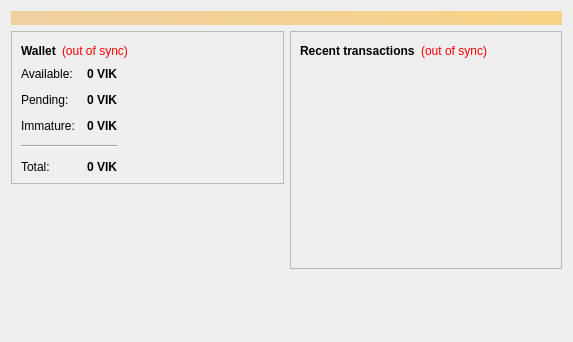
<?xml version="1.0" encoding="UTF-8"?>
<ui version="4.0">
 <class>OverviewPage</class>
 <widget class="QWidget" name="OverviewPage">
  <property name="geometry">
   <rect>
    <x>0</x>
    <y>0</y>
    <width>573</width>
    <height>342</height>
   </rect>
  </property>
  <property name="windowTitle">
   <string>Form</string>
  </property>
  <layout class="QVBoxLayout" name="topLayout">
   <item>
    <widget class="QLabel" name="labelAlerts">
     <property name="visible">
      <bool>false</bool>
     </property>
     <property name="styleSheet">
      <string notr="true">background-color: qlineargradient(x1: 0, y1: 0, x2: 1, y2: 0, stop:0 #F0D0A0, stop:1 #F8D488); color:#000000;</string>
     </property>
     <property name="wordWrap">
      <bool>true</bool>
     </property>
     <property name="margin">
      <number>3</number>
     </property>
    </widget>
   </item>
   <item>
    <layout class="QHBoxLayout" name="horizontalLayout" stretch="1,1">
     <item>
      <layout class="QVBoxLayout" name="verticalLayout_2">
       <item>
        <widget class="QFrame" name="frame">
         <property name="frameShape">
          <enum>QFrame::StyledPanel</enum>
         </property>
         <property name="frameShadow">
          <enum>QFrame::Raised</enum>
         </property>
         <layout class="QVBoxLayout" name="verticalLayout_4">
          <item>
           <layout class="QHBoxLayout" name="horizontalLayout_4">
            <item>
             <widget class="QLabel" name="label_5">
              <property name="font">
               <font>
                <weight>75</weight>
                <bold>true</bold>
               </font>
              </property>
              <property name="text">
               <string>Wallet</string>
              </property>
             </widget>
            </item>
            <item>
             <widget class="QLabel" name="labelWalletStatus">
              <property name="toolTip">
               <string>The displayed information may be out of date. Your wallet automatically synchronizes with the Vikingcoin network after a connection is established, but this process has not completed yet.</string>
              </property>
              <property name="styleSheet">
               <string notr="true">QLabel { color: red; }</string>
              </property>
              <property name="text">
               <string notr="true">(out of sync)</string>
              </property>
              <property name="alignment">
               <set>Qt::AlignLeading|Qt::AlignLeft|Qt::AlignVCenter</set>
              </property>
             </widget>
            </item>
            <item>
             <spacer name="horizontalSpacer_2">
              <property name="orientation">
               <enum>Qt::Horizontal</enum>
              </property>
              <property name="sizeHint" stdset="0">
               <size>
                <width>40</width>
                <height>20</height>
               </size>
              </property>
             </spacer>
            </item>
           </layout>
          </item>
          <item>
          <layout class="QHBoxLayout" name="horizontalLayout_3">
           <item>
           <layout class="QFormLayout" name="formLayout_2">
            <property name="fieldGrowthPolicy">
             <enum>QFormLayout::AllNonFixedFieldsGrow</enum>
            </property>
            <property name="horizontalSpacing">
             <number>12</number>
            </property>
            <property name="verticalSpacing">
             <number>12</number>
            </property>
            <item row="0" column="0">
             <widget class="QLabel" name="label">
              <property name="text">
               <string>Available:</string>
              </property>
             </widget>
            </item>
            <item row="0" column="1">
             <widget class="QLabel" name="labelBalance">
              <property name="font">
               <font>
                <weight>75</weight>
                <bold>true</bold>
               </font>
              </property>
              <property name="cursor">
               <cursorShape>IBeamCursor</cursorShape>
              </property>
              <property name="toolTip">
               <string>Your current spendable balance</string>
              </property>
              <property name="text">
               <string notr="true">0 VIK</string>
              </property>
              <property name="alignment">
               <set>Qt::AlignRight|Qt::AlignTrailing|Qt::AlignVCenter</set>
              </property>
              <property name="textInteractionFlags">
               <set>Qt::LinksAccessibleByMouse|Qt::TextSelectableByKeyboard|Qt::TextSelectableByMouse</set>
              </property>
             </widget>
            </item>
            <item row="1" column="0">
             <widget class="QLabel" name="label_3">
              <property name="text">
               <string>Pending:</string>
              </property>
             </widget>
            </item>
            <item row="1" column="1">
             <widget class="QLabel" name="labelUnconfirmed">
              <property name="font">
               <font>
                <weight>75</weight>
                <bold>true</bold>
               </font>
              </property>
              <property name="cursor">
               <cursorShape>IBeamCursor</cursorShape>
              </property>
              <property name="toolTip">
               <string>Total of transactions that have yet to be confirmed, and do not yet count toward the spendable balance</string>
              </property>
              <property name="text">
               <string notr="true">0 VIK</string>
              </property>
              <property name="alignment">
               <set>Qt::AlignRight|Qt::AlignTrailing|Qt::AlignVCenter</set>
              </property>
              <property name="textInteractionFlags">
               <set>Qt::LinksAccessibleByMouse|Qt::TextSelectableByKeyboard|Qt::TextSelectableByMouse</set>
              </property>
             </widget>
            </item>
            <item row="2" column="0">
             <widget class="QLabel" name="labelImmatureText">
              <property name="text">
               <string>Immature:</string>
              </property>
             </widget>
            </item>
            <item row="2" column="1">
             <widget class="QLabel" name="labelImmature">
              <property name="font">
               <font>
                <weight>75</weight>
                <bold>true</bold>
               </font>
              </property>
              <property name="toolTip">
               <string>Mined balance that has not yet matured</string>
              </property>
              <property name="text">
               <string notr="true">0 VIK</string>
              </property>
              <property name="alignment">
               <set>Qt::AlignRight|Qt::AlignTrailing|Qt::AlignVCenter</set>
              </property>
              <property name="textInteractionFlags">
               <set>Qt::LinksAccessibleByMouse|Qt::TextSelectableByKeyboard|Qt::TextSelectableByMouse</set>
              </property>
             </widget>
            </item>
            <item row="4" column="0">
             <widget class="QLabel" name="labelTotalText">
              <property name="text">
               <string>Total:</string>
              </property>
             </widget>
            </item>
            <item row="4" column="1">
             <widget class="QLabel" name="labelTotal">
              <property name="font">
               <font>
                <weight>75</weight>
                <bold>true</bold>
               </font>
              </property>
              <property name="cursor">
               <cursorShape>IBeamCursor</cursorShape>
              </property>
              <property name="toolTip">
               <string>Your current total balance</string>
              </property>
              <property name="text">
               <string notr="true">0 VIK</string>
              </property>
              <property name="alignment">
               <set>Qt::AlignRight|Qt::AlignTrailing|Qt::AlignVCenter</set>
              </property>
              <property name="textInteractionFlags">
               <set>Qt::LinksAccessibleByMouse|Qt::TextSelectableByKeyboard|Qt::TextSelectableByMouse</set>
              </property>
             </widget>
            </item>
            <item row="3" column="0" colspan="2">
             <widget class="Line" name="line">
              <property name="orientation">
               <enum>Qt::Horizontal</enum>
              </property>
             </widget>
            </item>
           </layout>
          </item>
            <item>
             <spacer name="horizontalSpacer_3">
              <property name="orientation">
               <enum>Qt::Horizontal</enum>
              </property>
              <property name="sizeHint" stdset="0">
               <size>
                <width>40</width>
                <height>20</height>
               </size>
              </property>
             </spacer>
            </item>
           </layout>
          </item>
         </layout>
        </widget>
       </item>
       <item>
        <spacer name="verticalSpacer">
         <property name="orientation">
          <enum>Qt::Vertical</enum>
         </property>
         <property name="sizeHint" stdset="0">
          <size>
           <width>20</width>
           <height>40</height>
          </size>
         </property>
        </spacer>
       </item>
      </layout>
     </item>
     <item>
      <layout class="QVBoxLayout" name="verticalLayout_3">
       <item>
        <widget class="QFrame" name="frame_2">
         <property name="frameShape">
          <enum>QFrame::StyledPanel</enum>
         </property>
         <property name="frameShadow">
          <enum>QFrame::Raised</enum>
         </property>
         <layout class="QVBoxLayout" name="verticalLayout">
          <item>
           <layout class="QHBoxLayout" name="horizontalLayout_2">
            <item>
             <widget class="QLabel" name="label_4">
              <property name="text">
               <string>&lt;b&gt;Recent transactions&lt;/b&gt;</string>
              </property>
             </widget>
            </item>
            <item>
             <widget class="QLabel" name="labelTransactionsStatus">
              <property name="toolTip">
               <string>The displayed information may be out of date. Your wallet automatically synchronizes with the Vikingcoin network after a connection is established, but this process has not completed yet.</string>
              </property>
              <property name="styleSheet">
               <string notr="true">QLabel { color: red; }</string>
              </property>
              <property name="text">
               <string notr="true">(out of sync)</string>
              </property>
              <property name="alignment">
               <set>Qt::AlignRight|Qt::AlignTrailing|Qt::AlignVCenter</set>
              </property>
             </widget>
            </item>
            <item>
             <spacer name="horizontalSpacer">
              <property name="orientation">
               <enum>Qt::Horizontal</enum>
              </property>
              <property name="sizeHint" stdset="0">
               <size>
                <width>40</width>
                <height>20</height>
               </size>
              </property>
             </spacer>
            </item>
           </layout>
          </item>
          <item>
           <widget class="QListView" name="listTransactions">
            <property name="styleSheet">
             <string notr="true">QListView { background: transparent; }</string>
            </property>
            <property name="frameShape">
             <enum>QFrame::NoFrame</enum>
            </property>
            <property name="verticalScrollBarPolicy">
             <enum>Qt::ScrollBarAlwaysOff</enum>
            </property>
            <property name="horizontalScrollBarPolicy">
             <enum>Qt::ScrollBarAlwaysOff</enum>
            </property>
            <property name="selectionMode">
             <enum>QAbstractItemView::NoSelection</enum>
            </property>
           </widget>
          </item>
         </layout>
        </widget>
       </item>
       <item>
        <spacer name="verticalSpacer_2">
         <property name="orientation">
          <enum>Qt::Vertical</enum>
         </property>
         <property name="sizeHint" stdset="0">
          <size>
           <width>20</width>
           <height>40</height>
          </size>
         </property>
        </spacer>
       </item>
      </layout>
     </item>
    </layout>
   </item>
  </layout>
 </widget>
 <resources/>
 <connections/>
</ui>
